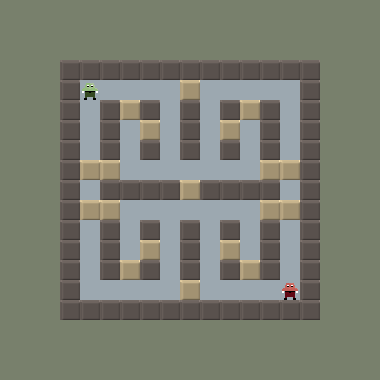

A 2D game scene composited from a Tiled map and its tileset images. What follows is a short description and the map's XML, with every tile layer's data as written:
An orthogonal 19x19 tile map with 20x20 px tiles, 3 tile layers (Board, Start Positions, Power Ups), 2 tilesets.

<map version="1.0" orientation="orthogonal" width="19" height="19" tilewidth="20" tileheight="20">
 <tileset firstgid="1" name="tiles" tilewidth="20" tileheight="20">
  <image source="../graphics/tiles.png" width="100" height="140" />
 </tileset>
 <tileset firstgid="36" name="generic-tileset" tilewidth="20" tileheight="20">
  <image source="../graphics/generic-tileset.png" width="80" height="60" />
 </tileset>
 <layer name="Board" width="19" height="19">
  <properties>
   <property name="type" value="visual" />
  </properties>
  <data encoding="csv">
5,5,5,5,5,5,5,5,5,5,5,5,5,5,5,5,5,5,5,
5,5,5,5,5,5,5,5,5,5,5,5,5,5,5,5,5,5,5,
5,5,5,5,5,5,5,5,5,5,5,5,5,5,5,5,5,5,5,
5,5,5,1,1,1,1,1,1,1,1,1,1,1,1,1,5,5,5,
5,5,5,1,4,4,4,4,4,2,4,4,4,4,4,1,5,5,5,
5,5,5,1,4,1,2,1,4,1,4,1,2,1,4,1,5,5,5,
5,5,5,1,4,1,4,2,4,1,4,2,4,1,4,1,5,5,5,
5,5,5,1,4,1,4,1,4,1,4,1,4,1,4,1,5,5,5,
5,5,5,1,2,2,4,4,4,4,4,4,4,2,2,1,5,5,5,
5,5,5,1,4,1,1,1,1,2,1,1,1,1,4,1,5,5,5,
5,5,5,1,2,2,4,4,4,4,4,4,4,2,2,1,5,5,5,
5,5,5,1,4,1,4,1,4,1,4,1,4,1,4,1,5,5,5,
5,5,5,1,4,1,4,2,4,1,4,2,4,1,4,1,5,5,5,
5,5,5,1,4,1,2,1,4,1,4,1,2,1,4,1,5,5,5,
5,5,5,1,4,4,4,4,4,2,4,4,4,4,4,1,5,5,5,
5,5,5,1,1,1,1,1,1,1,1,1,1,1,1,1,5,5,5,
5,5,5,5,5,5,5,5,5,5,5,5,5,5,5,5,5,5,5,
5,5,5,5,5,5,5,5,5,5,5,5,5,5,5,5,5,5,5,
5,5,5,5,5,5,5,5,5,5,5,5,5,5,5,5,5,5,5
</data>
 </layer>
 <layer name="Start Positions" width="19" height="19">
  <properties>
   <property name="type" value="start" />
  </properties>
  <data encoding="csv">
0,0,0,0,0,0,0,0,0,0,0,0,0,0,0,0,0,0,0,
0,0,0,0,0,0,0,0,0,0,0,0,0,0,0,0,0,0,0,
0,0,0,0,0,0,0,0,0,0,0,0,0,0,0,0,0,0,0,
0,0,0,0,0,0,0,0,0,0,0,0,0,0,0,0,0,0,0,
0,0,0,0,6,0,0,0,0,0,0,0,0,0,0,0,0,0,0,
0,0,0,0,0,0,0,0,0,0,0,0,0,0,0,0,0,0,0,
0,0,0,0,0,0,0,0,0,0,0,0,0,0,0,0,0,0,0,
0,0,0,0,0,0,0,0,0,0,0,0,0,0,0,0,0,0,0,
0,0,0,0,0,0,0,0,0,0,0,0,0,0,0,0,0,0,0,
0,0,0,0,0,0,0,0,0,0,0,0,0,0,0,0,0,0,0,
0,0,0,0,0,0,0,0,0,0,0,0,0,0,0,0,0,0,0,
0,0,0,0,0,0,0,0,0,0,0,0,0,0,0,0,0,0,0,
0,0,0,0,0,0,0,0,0,0,0,0,0,0,0,0,0,0,0,
0,0,0,0,0,0,0,0,0,0,0,0,0,0,0,0,0,0,0,
0,0,0,0,0,0,0,0,0,0,0,0,0,0,7,0,0,0,0,
0,0,0,0,0,0,0,0,0,0,0,0,0,0,0,0,0,0,0,
0,0,0,0,0,0,0,0,0,0,0,0,0,0,0,0,0,0,0,
0,0,0,0,0,0,0,0,0,0,0,0,0,0,0,0,0,0,0,
0,0,0,0,0,0,0,0,0,0,0,0,0,0,0,0,0,0,0
</data>
 </layer>
 <layer name="Power Ups" width="19" height="19">
  <properties>
   <property name="type" value="power-ups" />
  </properties>
  <data encoding="csv">
0,0,0,0,0,0,0,0,0,0,0,0,0,0,0,0,0,0,0,
0,0,0,0,0,0,0,0,0,0,0,0,0,0,0,0,0,0,0,
0,0,0,0,0,0,0,0,0,0,0,0,0,0,0,0,0,0,0,
0,0,0,0,0,0,0,0,0,0,0,0,0,0,0,0,0,0,0,
0,0,0,0,0,0,0,0,0,0,0,0,0,0,0,0,0,0,0,
0,0,0,0,0,0,0,0,0,0,0,0,0,0,0,0,0,0,0,
0,0,0,0,0,0,0,0,0,0,0,0,0,0,0,0,0,0,0,
0,0,0,0,0,0,0,0,0,0,0,0,0,0,0,0,0,0,0,
0,0,0,0,0,0,0,0,0,0,0,0,0,0,0,0,0,0,0,
0,0,0,0,0,0,0,0,0,0,0,0,0,0,0,0,0,0,0,
0,0,0,0,0,0,0,0,0,0,0,0,0,0,0,0,0,0,0,
0,0,0,0,0,0,0,0,0,0,0,0,0,0,0,0,0,0,0,
0,0,0,0,0,0,0,0,0,0,0,0,0,0,0,0,0,0,0,
0,0,0,0,0,0,0,0,0,0,0,0,0,0,0,0,0,0,0,
0,0,0,0,0,0,0,0,0,0,0,0,0,0,0,0,0,0,0,
0,0,0,0,0,0,0,0,0,0,0,0,0,0,0,0,0,0,0,
0,0,0,0,0,0,0,0,0,0,0,0,0,0,0,0,0,0,0,
0,0,0,0,0,0,0,0,0,0,0,0,0,0,0,0,0,0,0,
0,0,0,0,0,0,0,0,0,0,0,0,0,0,0,0,0,0,0
</data>
 </layer>
</map>
